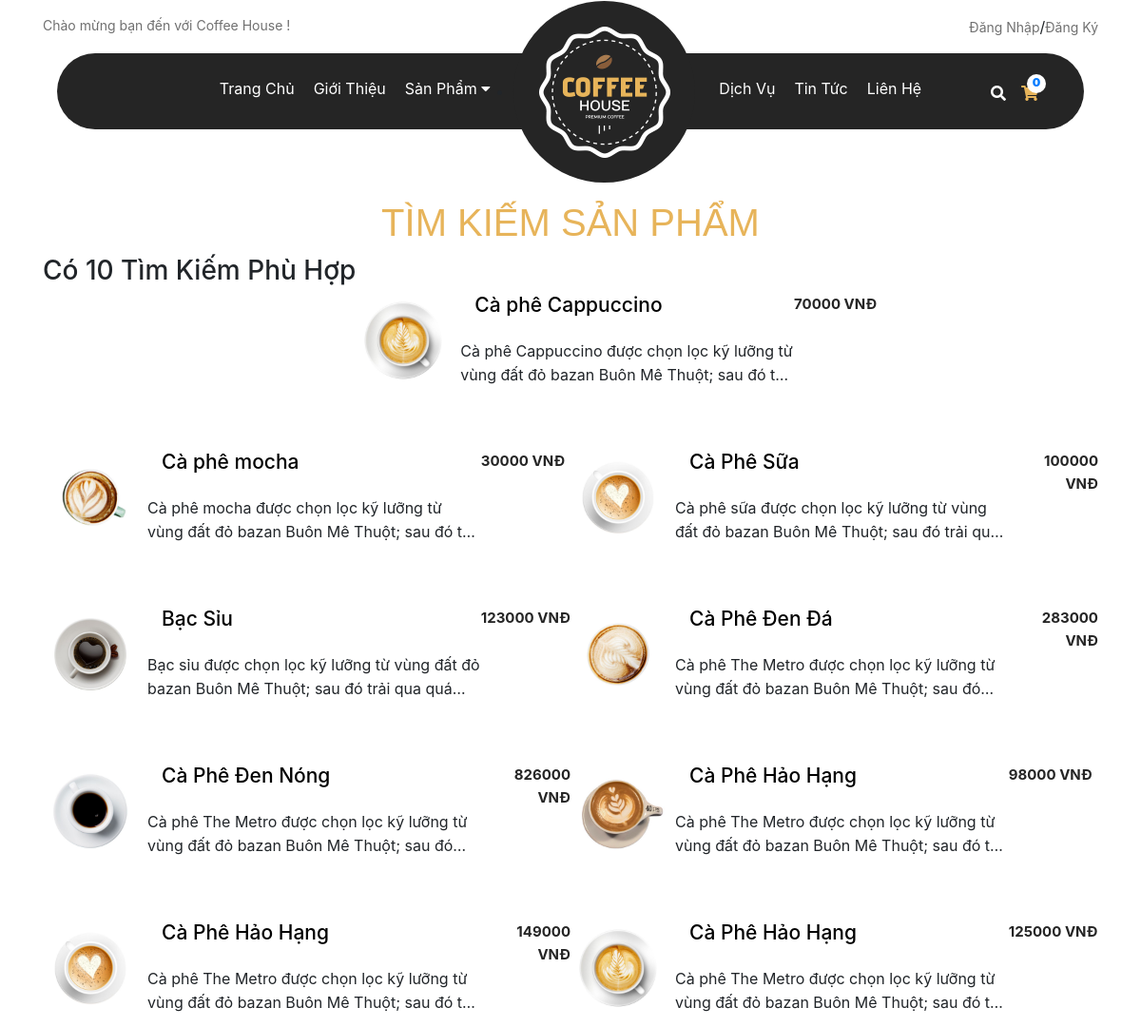
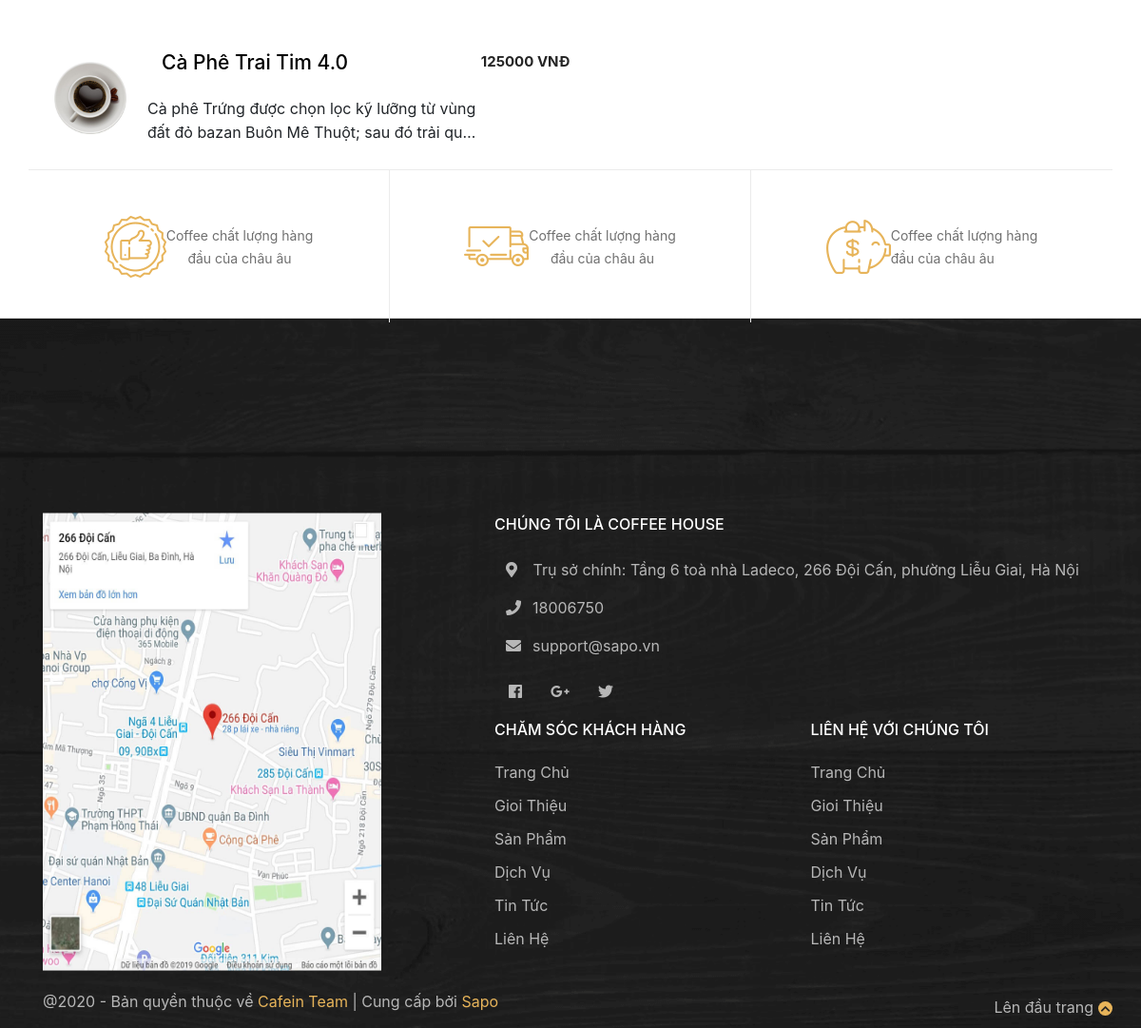
Screenshot of /TimKiem.php with the database file from the repository (2 pictures, top to bottom).
### tables this page shows
CREATE TABLE `sanphamcoffee` (
  `idCoffee` int(32) NOT NULL,
  `idLoai` int(12) NOT NULL,
  `TenCoffee` varchar(255) NOT NULL,
  `NoiDungMoTa` text NOT NULL,
  `HinhAnh` varchar(255) NOT NULL,
  `Gia` double NOT NULL,
  `SoLuong` int(32) NOT NULL,
  `ThongTin` varchar(255) DEFAULT 'Hệ thống đang cập nhật',
  `ThuongHieu` varchar(255) NOT NULL,
  `NgayGioNhap` timestamp NOT NULL DEFAULT current_timestamp() ON UPDATE current_timestamp()
);

### TimKiem.php (the view, shortened to what this page needs)
<!doctype html>
<html lang="en">
  <head>
    <link rel="stylesheet" href="CSS/main.css">
    <link rel="stylesheet" href="https://use.fontawesome.com/releases/v5.6.3/css/all.css">
    <link rel="stylesheet" href="https://maxcdn.bootstrapcdn.com/font-awesome/4.4.0/css/font-awesome.min.css" />
    <link rel="stylesheet" href="https://stackpath.bootstrapcdn.com/bootstrap/4.3.1/css/bootstrap.min.css">
    <link rel="stylesheet" href="https://cdnjs.cloudflare.com/ajax/libs/animate.css/4.1.1/animate.min.css"/>
    <link rel='stylesheet' href='https://cdn.rawgit.com/daneden/animate.css/v3.1.0/animate.min.css'>
  </head>
  <body>
    <div class="headertop">
        <?php
            require("Header.php");
        ?>
    </div>
     <h1>Tìm Kiếm Sản Phẩm</h1>
    <div class="tabs-content container">
        <div class="content-tab01">
            <?php
                    require("KetNoiCSDL.php");
                    $Sa = $_REQUEST["keyword"];
                    $SQL = "SELECT * FROM sanphamcoffee WHERE tencoffee LIKE \"%".$Sa."%\"";
                    $result = $conn->query($SQL);
                    $KetQua = $result->num_rows;
                        if ($KetQua > 0) {
                            echo"<h3 > Có $KetQua Tìm Kiếm Phù Hợp </h3>";
                            while($row = $result->fetch_assoc()) {
                        ?>
                        <div class="content-tab01-item wow animate__zoomInDown" data-wow-duration="1s" data-wow-delay="<?=$index-0.5?>s" data-wow-offset="50">
                            <div class="img_sp">
                                <img class= "img_sp" src="AdminQuanTri/IMG/<?=$row["HinhAnh"]?>" alt="">
                            </div>
                            <div class="tieude_sp">
                            <h3 class="name_product"> <a href="ThongTinChiTietSP.php?idCoffee=<?=$row["idCoffee"]?>"><?= $row["TenCoffee"]?></a></h3>
                               <p class="TT_SP">
                               <?= $row["NoiDungMoTa"]?>
                               </p>
                            </div>
                            <div class="gia_sp text-right">
                                <span class="Gia_SP"><?=$row["Gia"]?> VNĐ</span>
                            </div>
                        </div>
                    <?php
                        }
                    }
                    else{
                        echo "<h3>Không tìm thấy sản phẩm bạn vừa nhập !<h3>";
                    }
            ?>
            </div>
        </div>
    <?php
      require("Footer.php");
    ?>
  </body>
</html>

### CSS/main.css (style rules this page uses)
* { margin: 0; padding: 0; }
html, body { width: 100%; }
body { overflow-x: hidden; }
.headertop { height: 210px; }
h1 { text-transform: uppercase; font-size: 36px; font-weight: 700; margin: 0; color: #e7b45a; text-align: center; font-family: Oswald,sans-serif; }
.content-tab01 { width: 100%; display: flex; flex-wrap: wrap; }
.img_sp { border-radius: 50%; width: 100px; height: 100px; }
.content-tab01-item { width: 50%; display: flex; line-height: 30px; margin-top: 40px; height: 125px; }
.tabs-content { margin-top: 10px; }
.tieude_sp .name_product a { color: black; padding : 15px; }
.name_product { font-size: 21px; }
.TT_SP { padding-left: 14px; width: 100%; overflow: hidden; text-overflow: ellipsis; -webkit-line-clamp: 2; -webkit-box-orient: vertical; display: -webkit-box; }
.Gia_SP { color: #252525; font-size: 15px; line-height: 24px; display: block; font-weight: 700; }
.tieude_sp { width: 65%; height: 100px; line-height: 25px; padding-left: 10px; -webkit-line-clamp: 3; -webkit-box-orient: vertical; overflow: hidden; display: -webkit-box; }

### rows the page displays
sanphamcoffee: HinhAnh (picture), TenCoffee "Cà phê Cappuccino", NoiDungMoTa "Cà phê Cappuccino được chọn lọc kỹ lưỡng từ vùng đất đỏ bazan Buôn Mê Thuột; sau đó…", Gia "70000"
sanphamcoffee: HinhAnh (picture), TenCoffee "Cà phê mocha", NoiDungMoTa "Cà phê mocha được chọn lọc kỹ lưỡng từ vùng đất đỏ bazan Buôn Mê Thuột; sau đó…", Gia "30000"
sanphamcoffee: HinhAnh (picture), TenCoffee "Cà Phê Sữa", NoiDungMoTa "Cà phê sữa được chọn lọc kỹ lưỡng từ vùng đất đỏ bazan Buôn Mê Thuột; sau đó trải…", Gia "100000"
sanphamcoffee: HinhAnh (picture), TenCoffee "Bạc Sỉu", NoiDungMoTa "Bạc sỉu được chọn lọc kỹ lưỡng từ vùng đất đỏ bazan Buôn Mê Thuột; sau đó trải qua…", Gia "123000"
sanphamcoffee: HinhAnh (picture), TenCoffee "Cà Phê Đen Đá", NoiDungMoTa "Cà phê The Metro được chọn lọc kỹ lưỡng từ vùng đất đỏ bazan Buôn Mê Thuột; sau…", Gia "283000"
sanphamcoffee: HinhAnh (picture), TenCoffee "Cà Phê Đen Nóng", NoiDungMoTa "Cà phê The Metro được chọn lọc kỹ lưỡng từ vùng đất đỏ bazan Buôn Mê Thuột; sau…", Gia "826000"
sanphamcoffee: HinhAnh (picture), TenCoffee "Cà Phê Hảo Hạng", NoiDungMoTa "Cà phê The Metro được chọn lọc kỹ lưỡng từ vùng đất đỏ bazan Buôn Mê Thuột; sau đó…", Gia "98000"
sanphamcoffee: HinhAnh (picture), TenCoffee "Cà Phê Hảo Hạng", NoiDungMoTa "Cà phê The Metro được chọn lọc kỹ lưỡng từ vùng đất đỏ bazan Buôn Mê Thuột; sau đó…", Gia "149000"
sanphamcoffee: HinhAnh (picture), TenCoffee "Cà Phê Hảo Hạng", NoiDungMoTa "Cà phê The Metro được chọn lọc kỹ lưỡng từ vùng đất đỏ bazan Buôn Mê Thuột; sau đó…", Gia "125000"
sanphamcoffee: HinhAnh (picture), TenCoffee "Cà Phê Trai Tim 4.0", NoiDungMoTa "Cà phê Trứng được chọn lọc kỹ lưỡng từ vùng đất đỏ bazan Buôn Mê Thuột; sau đó trải…", Gia "125000"

### other values shown
$KetQua "10"
